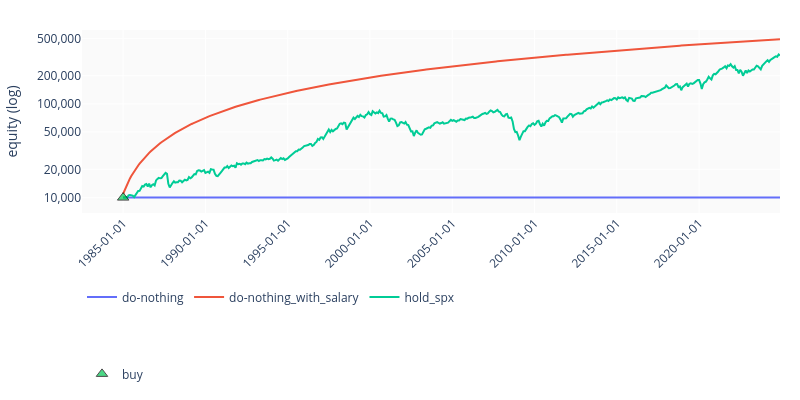

Notebook code cell kept with this figure:
### Code cell
import importlib
import sys
from pathlib import Path

import pandas as pd
import plotly.io as pio
from IPython.display import display

# Interactive Plotly charts in Jupyter / VS Code / Cursor
pio.renderers.default = "plotly_mimetype+notebook_connected"

sys.path.insert(0, str(Path("..").resolve()))
sys.path.insert(0, str(Path(".").resolve()))

import plotter

importlib.reload(plotter)
from plotter import Scale, plot_research_price, plot_series

from engine import EntryType, latest_research_entries, steps_path

OUTCOMES_DIR = Path("../outcomes")
RESEARCH_NAME = "Investing at ATH"


def load_research(research: str = RESEARCH_NAME) -> dict[str, pd.DataFrame]:
    """Load steps for every experiment in the latest batch of `research`."""
    entries = latest_research_entries(OUTCOMES_DIR, research)
    outcomes = {}
    for entry in entries:
        key = entry.get("name") or entry["id"]
        outcomes[key] = pd.read_json(steps_path(OUTCOMES_DIR, entry), lines=True)
    return outcomes


outcomes = load_research()

# for name, steps in outcomes.items():
#     print(name)
#     display(steps)

plot_series(
    outcomes,
    "equity",
    journal=[#EntryType.DEPOSIT,
            EntryType.ORDER_FILLED,
            EntryType.INTEREST],
)

### Figure 1 — Plotly figure (JSON) as saved in the notebook; plotly's stock layout.template omitted (floating-point values rounded to 4 significant figures; data arrays with more than 128 entries replaced by an {"elided": "..."} marker saying what was removed)
{"data": [{"customdata": {"elided": "480 str values"}, "hovertemplate": "<b>do-nothing</b><br>equity: %{y:,.2f}%{customdata}<extra></extra>", "legend": "legend", "line": {"color": "#636EFA"}, "mode": "lines", "name": "do-nothing", "type": "scatter", "x": {"elided": "480 str values"}, "y": {"elided": "480 float values"}}, {"customdata": {"elided": "480 str values"}, "hovertemplate": "<b>do-nothing_with_salary</b><br>equity: %{y:,.2f}%{customdata}<extra></extra>", "legend": "legend", "line": {"color": "#EF553B"}, "mode": "lines", "name": "do-nothing_with_salary", "type": "scatter", "x": {"elided": "480 str values"}, "y": {"elided": "480 float values"}}, {"customdata": {"elided": "480 str values"}, "hovertemplate": "<b>hold_spx</b><br>equity: %{y:,.2f}%{customdata}<extra></extra>", "legend": "legend", "line": {"color": "#00CC96"}, "mode": "lines", "name": "hold_spx", "type": "scatter", "x": {"elided": "480 str values"}, "y": {"elided": "480 float values"}}, {"hoverinfo": "skip", "legend": "legend2", "legendgroup": "buy", "marker": {"color": "#00c853", "line": {"color": "#000000", "width": 1}, "size": [10], "symbol": "triangle-up"}, "mode": "markers", "name": "buy", "showlegend": true, "textfont": {"color": "#00c853", "size": 12}, "textposition": "top center", "type": "scatter", "x": ["1985-01-01T00:00:00"], "y": [10000]}], "layout": {"height": 400, "hovermode": "x unified", "legend": {"orientation": "h", "x": 0, "y": -0.38, "yanchor": "top"}, "legend2": {"orientation": "h", "x": 0, "y": -0.8, "yanchor": "top"}, "margin": {"b": 140, "l": 60, "r": 20, "t": 30}, "paper_bgcolor": "#ffffff", "plot_bgcolor": "#fafafa", "width": 800, "xaxis": {"tickangle": -45, "tickformat": "%Y-%m-%d", "title": {}}, "yaxis": {"tickformat": ",.0f", "title": {"text": "equity (log)"}, "type": "log"}}}
